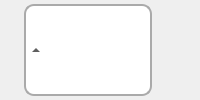
      <widget class="QWidget" name="calNavWidget" native="true">
       <property name="sizePolicy">
        <sizepolicy hsizetype="Expanding" vsizetype="Minimum">
         <horstretch>0</horstretch>
         <verstretch>0</verstretch>
        </sizepolicy>
       </property>
       <layout class="QHBoxLayout" name="horizontalLayout_6" stretch="0,0,0,0">
        <property name="spacing">
         <number>1</number>
        </property>
        <property name="leftMargin">
         <number>0</number>
        </property>
        <property name="topMargin">
         <number>4</number>
        </property>
        <property name="rightMargin">
         <number>0</number>
        </property>
        <property name="bottomMargin">
         <number>4</number>
        </property>
        <item>
         <widget class="QToolButton" name="prevDayButton">
          <property name="sizePolicy">
           <sizepolicy hsizetype="Fixed" vsizetype="Minimum">
            <horstretch>0</horstretch>
            <verstretch>0</verstretch>
           </sizepolicy>
          </property>
          <property name="minimumSize">
           <size>
            <width>0</width>
            <height>25</height>
           </size>
          </property>
          <property name="maximumSize">
           <size>
            <width>16777215</width>
            <height>25</height>
           </size>
          </property>
          <property name="toolTip">
           <string>Go to the previous day</string>
          </property>
          <property name="styleSheet">
           <string notr="true">QToolButton {
 background: transparent;
 border-radius: 8px;
 border: 2px solid transparent;
}

QToolButton:hover {
 border: 2px solid #456789;
}

QToolButton:pressed {
 border: 2px solid #456789;
 background-color: #89abcd;
}</string>
          </property>
          <property name="text">
           <string notr="true"/>
          </property>
          <property name="icon">
           <iconset resource="Resources.qrc">
            <normaloff>:/icons/arrow-left.png</normaloff>:/icons/arrow-left.png</iconset>
          </property>
          <property name="toolButtonStyle">
           <enum>Qt::ToolButtonIconOnly</enum>
          </property>
          <property name="autoRaise">
           <bool>false</bool>
          </property>
          <property name="arrowType">
           <enum>Qt::NoArrow</enum>
          </property>
         </widget>
        </item>
        <item>
         <widget class="QToolButton" name="calButton">
          <property name="sizePolicy">
           <sizepolicy hsizetype="Expanding" vsizetype="Minimum">
            <horstretch>0</horstretch>
            <verstretch>0</verstretch>
           </sizepolicy>
          </property>
          <property name="toolTip">
           <string>Show or hide the calender</string>
          </property>
          <property name="layoutDirection">
           <enum>Qt::LeftToRight</enum>
          </property>
          <property name="styleSheet">
           <string notr="true">QToolButton {
border: 2px solid #aaaaaa;
border-radius: 10px;
background: white;
color: black;
}

QToolButton:hover {
border: 2px solid #456789;
border-radius: 10px;
}

QToolButton:pressed {
border: 2px solid #456789;
border-radius: 10px;
}</string>
          </property>
          <property name="text">
           <string notr="true"/>
          </property>
          <property name="checkable">
           <bool>true</bool>
          </property>
          <property name="checked">
           <bool>true</bool>
          </property>
          <property name="toolButtonStyle">
           <enum>Qt::ToolButtonTextBesideIcon</enum>
          </property>
          <property name="autoRaise">
           <bool>true</bool>
          </property>
          <property name="arrowType">
           <enum>Qt::UpArrow</enum>
          </property>
         </widget>
        </item>
        <item>
         <widget class="QToolButton" name="nextDayButton">
          <property name="sizePolicy">
           <sizepolicy hsizetype="Fixed" vsizetype="Minimum">
            <horstretch>0</horstretch>
            <verstretch>0</verstretch>
           </sizepolicy>
          </property>
          <property name="minimumSize">
           <size>
            <width>0</width>
            <height>25</height>
           </size>
          </property>
          <property name="maximumSize">
           <size>
            <width>16777215</width>
            <height>25</height>
           </size>
          </property>
          <property name="toolTip">
           <string>Go to the next day</string>
          </property>
          <property name="layoutDirection">
           <enum>Qt::LeftToRight</enum>
          </property>
          <property name="styleSheet">
           <string notr="true">QToolButton {
 background: transparent;
 border-radius: 8px;
 border: 2px solid transparent;
}

QToolButton:hover {
 border: 2px solid #456789;
}

QToolButton:pressed {
 border: 2px solid #456789;
 background-color: #89abcd;
}</string>
          </property>
          <property name="text">
           <string notr="true"/>
          </property>
          <property name="icon">
           <iconset resource="Resources.qrc">
            <normaloff>:/icons/arrow-right.png</normaloff>:/icons/arrow-right.png</iconset>
          </property>
          <property name="toolButtonStyle">
           <enum>Qt::ToolButtonIconOnly</enum>
          </property>
          <property name="autoRaise">
           <bool>false</bool>
          </property>
          <property name="arrowType">
           <enum>Qt::NoArrow</enum>
          </property>
         </widget>
        </item>
        <item>
         <widget class="QToolButton" name="todayButton">
          <property name="sizePolicy">
           <sizepolicy hsizetype="Fixed" vsizetype="Minimum">
            <horstretch>0</horstretch>
            <verstretch>0</verstretch>
           </sizepolicy>
          </property>
          <property name="minimumSize">
           <size>
            <width>0</width>
            <height>25</height>
           </size>
          </property>
          <property name="maximumSize">
           <size>
            <width>16777215</width>
            <height>25</height>
           </size>
          </property>
          <property name="toolTip">
           <string>Go to the most recent day with data records</string>
          </property>
          <property name="styleSheet">
           <string notr="true">QToolButton {
 background: transparent;
 border-radius: 8px;
 border: 2px solid transparent;
}

QToolButton:hover {
 border: 2px solid #456789;
}

QToolButton:pressed {
 border: 2px solid #456789;
 background-color: #89abcd;
}</string>
          </property>
          <property name="text">
           <string notr="true"/>
          </property>
          <property name="icon">
           <iconset resource="Resources.qrc">
            <normaloff>:/icons/arrow-end.png</normaloff>:/icons/arrow-end.png</iconset>
          </property>
          <property name="toolButtonStyle">
           <enum>Qt::ToolButtonIconOnly</enum>
          </property>
          <property name="autoRaise">
           <bool>false</bool>
          </property>
         </widget>
        </item>
       </layout>
      </widget>
